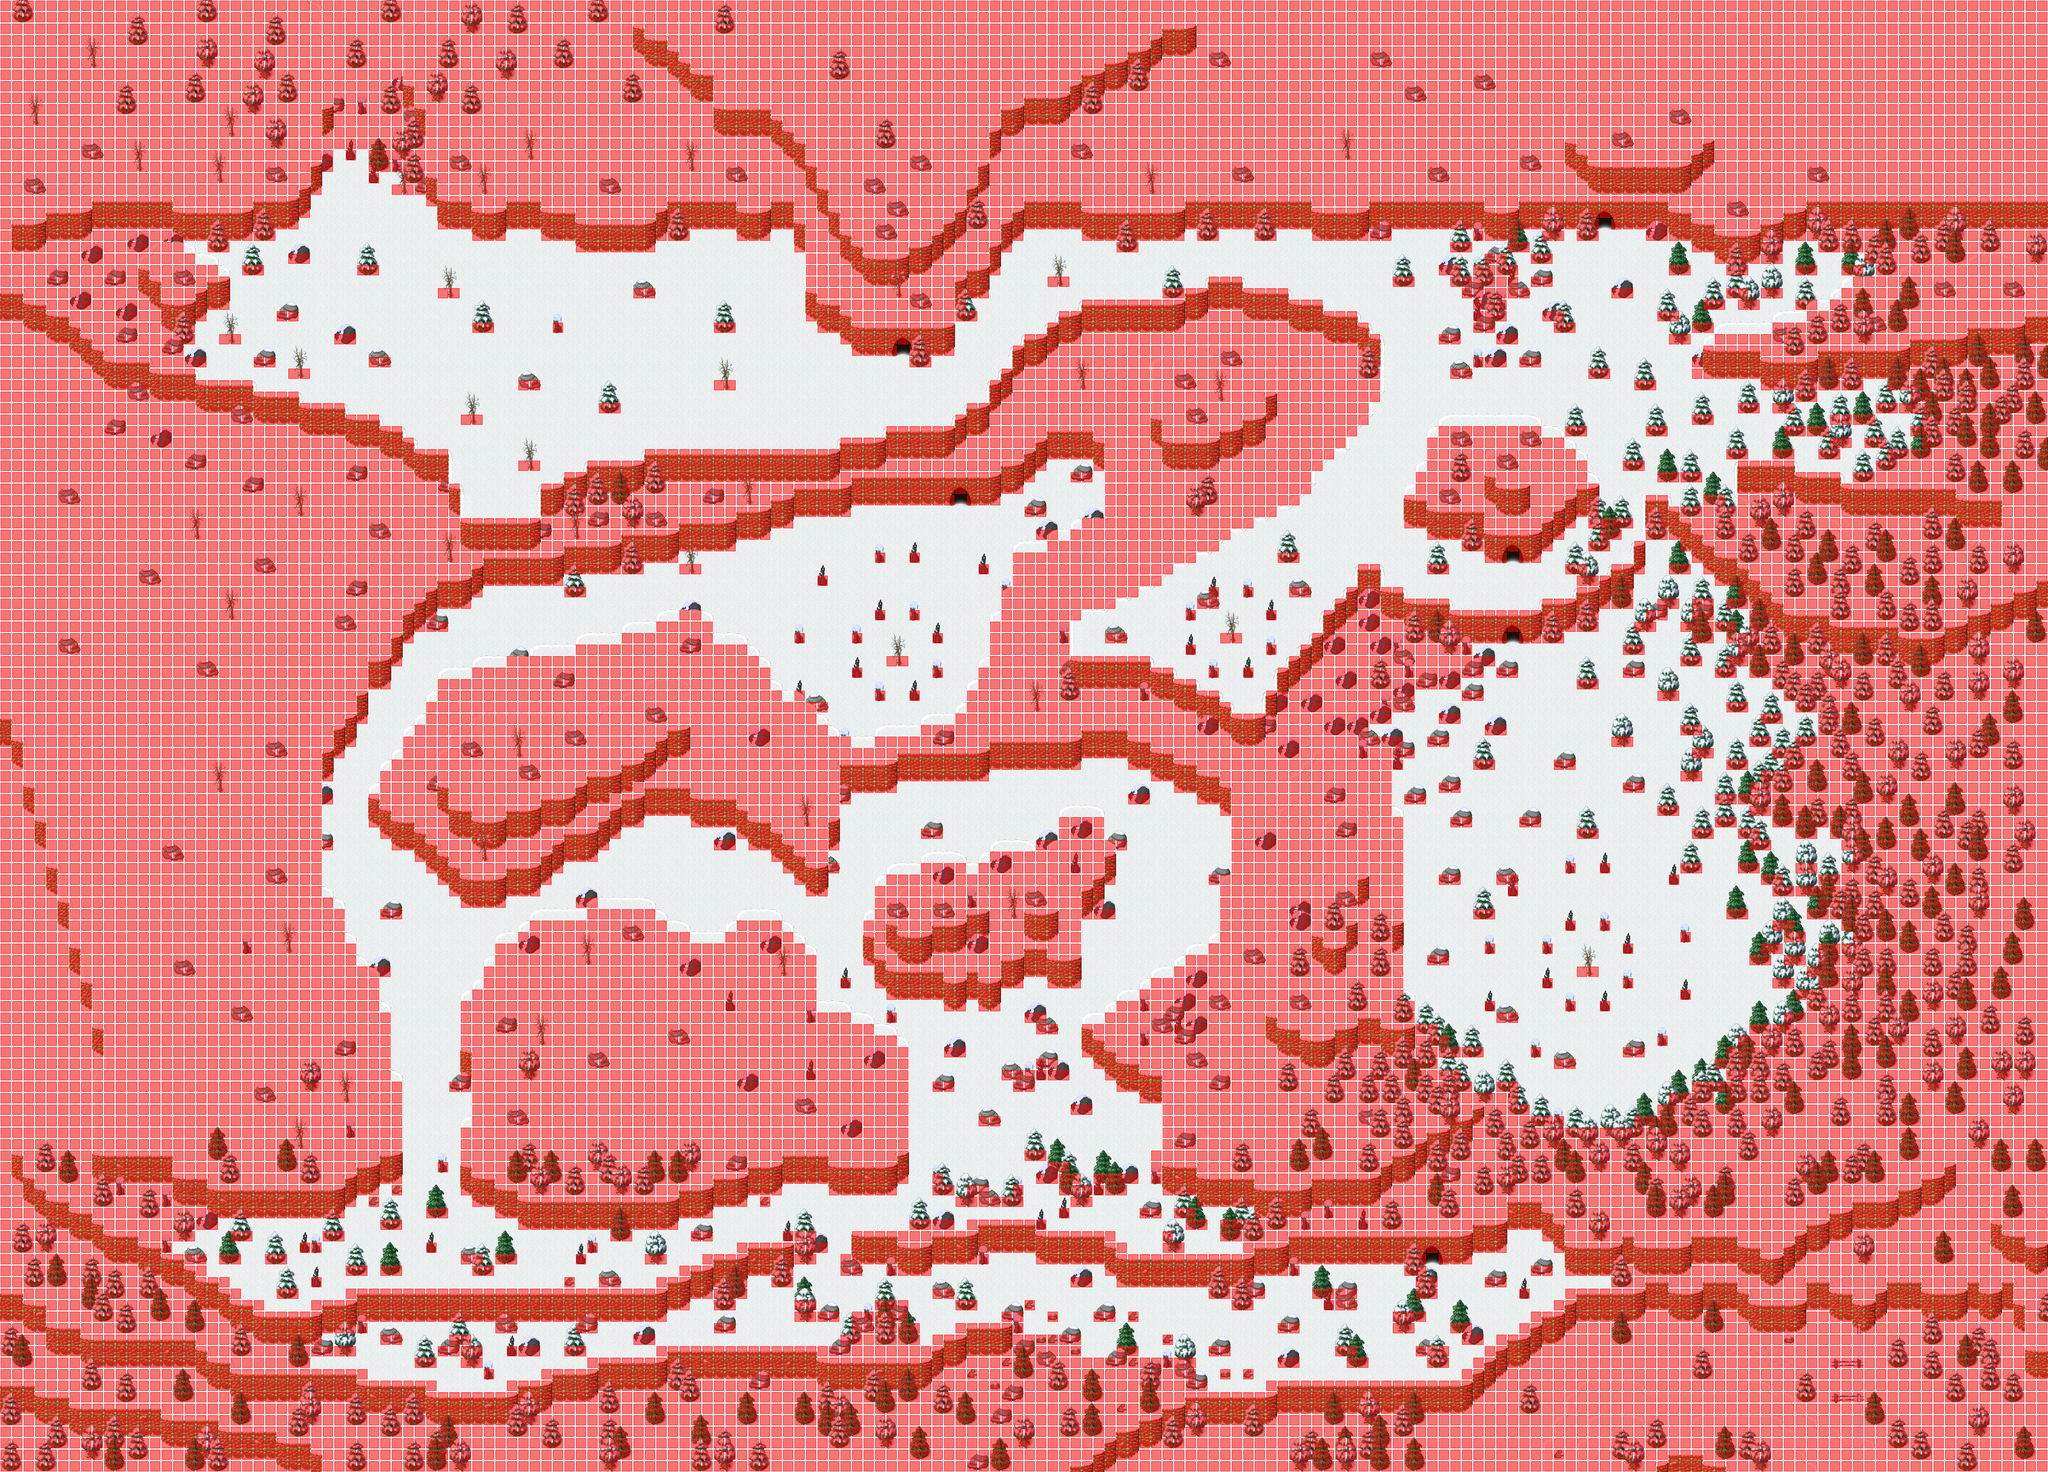

This game map was drawn from its Tiled (.tmx) file and the tilesets committed beside it. A one-line description and the trimmed map source follow:
An orthogonal 178x128 tile map with 32x32 px tiles, 6 tile layers (Ground_back, Ground, Fringe, Over, ...), 7 tilesets and 20 objects (11x spawn, 9x warp).

<map version="1.0" orientation="orthogonal" width="178" height="128" tilewidth="32" tileheight="32">
 <properties>
  <property name="music" value="Explorers-melody.ogg" />
  <property name="name" value="Rock Plateau" />
  <property name="overlay0image" value="graphics/images/ambient/snow.png" />
  <property name="overlay0parallax" value="3.3" />
  <property name="overlay0scrollX" value="6" />
  <property name="overlay0scrollY" value="2.2" />
  <property name="overlay1image" value="graphics/images/ambient/snow.png" />
  <property name="overlay1parallax" value="3.0" />
  <property name="overlay1scrollX" value="4.6" />
  <property name="overlay1scrollY" value="3.1" />
  <property name="overlay2image" value="graphics/images/ambient/snow.png" />
  <property name="overlay2parallax" value="1.2" />
  <property name="overlay2scrollX" value="5.3" />
  <property name="overlay2scrollY" value="2.3" />
  <property name="overlay3image" value="graphics/images/ambient/snow.png" />
  <property name="overlay3parallax" value="3.2" />
  <property name="overlay3scrollX" value="5.6" />
  <property name="overlay3scrollY" value="2.1" />
  <property name="overlay4image" value="graphics/images/ambient/snow.png" />
  <property name="overlay4parallax" value="3.6" />
  <property name="overlay4scrollX" value="5.2" />
  <property name="overlay4scrollY" value="3.5" />
  <property name="overlay5image" value="graphics/images/ambient/snow.png" />
  <property name="overlay5parallax" value="1.2" />
  <property name="overlay5scrollX" value="5.3" />
  <property name="overlay5scrollY" value="2.3" />
 </properties>
 <tileset firstgid="1" name="Snow" tilewidth="32" tileheight="32">
  <image source="../graphics/tiles/Snow.png" width="512" height="512" />
 </tileset>
 <tileset firstgid="257" name="Snow x2" tilewidth="32" tileheight="64">
  <image source="../graphics/tiles/Snow_x2.png" width="512" height="64" />
 </tileset>
 <tileset firstgid="273" name="Collision" tilewidth="32" tileheight="32">
  <image source="../graphics/tiles/collision.png" width="64" height="32" />
 </tileset>
 <tileset firstgid="275" name="Snow_ground" tilewidth="32" tileheight="32">
  <image source="../graphics/tiles/Snow_ground.png" width="352" height="224" />
 </tileset>
 <tileset firstgid="352" name="Snow_village2" tilewidth="32" tileheight="32">
  <image source="../graphics/tiles/Snow_village2.png" width="512" height="512" />
 </tileset>
 <tileset firstgid="608" name="Snow_tree_x3" tilewidth="64" tileheight="96">
  <image source="../graphics/tiles/Snow_tree_x3.png" width="256" height="96" />
 </tileset>
 <tileset firstgid="612" name="set_icemountain" tilewidth="32" tileheight="32">
  <image source="../graphics/tiles/set_icemountain.png" width="224" height="128" />
 </tileset>
 <layer name="Ground_back" width="178" height="128">
  <data>[22784 cells, 22784 non-empty, 4 distinct tile ids]</data>
 </layer>
 <layer name="Ground" width="178" height="128">
  <data>[22784 cells, 19218 non-empty, 32 distinct tile ids]</data>
 </layer>
 <layer name="Fringe" width="178" height="128">
  <data>[22784 cells, 1442 non-empty, 22 distinct tile ids]</data>
 </layer>
 <layer name="Over" width="178" height="128">
  <data>[22784 cells, 322 non-empty, 6 distinct tile ids]</data>
 </layer>
 <layer name="Over2" width="178" height="128">
  <data>[22784 cells, 38 non-empty, 5 distinct tile ids]</data>
 </layer>
 <layer name="Collision" width="178" height="128">
  <data>[22784 cells, 16626 non-empty, 1 distinct tile ids]</data>
 </layer>
 <objectgroup name="Objects" width="178" height="128">
  <object name="Reinboo" type="spawn" x="0" y="0">
   <properties>
    <property name="eA_death" value="30000" />
    <property name="eA_spawn" value="100000" />
    <property name="max_beings" value="40" />
    <property name="monster_id" value="92" />
   </properties>
  </object>
  <object name="Fluffy" type="spawn" x="0" y="0">
   <properties>
    <property name="eA_death" value="30000" />
    <property name="eA_spawn" value="100000" />
    <property name="max_beings" value="50" />
    <property name="monster_id" value="18" />
   </properties>
  </object>
  <object name="Squirrel" type="spawn" x="0" y="0">
   <properties>
    <property name="eA_death" value="30000" />
    <property name="eA_spawn" value="100000" />
    <property name="max_beings" value="50" />
    <property name="monster_id" value="36" />
   </properties>
  </object>
  <object name="Moggun" type="spawn" x="576" y="576" width="1696" height="672">
   <properties>
    <property name="eA_death" value="30000" />
    <property name="eA_spawn" value="100000" />
    <property name="max_beings" value="12" />
    <property name="monster_id" value="59" />
   </properties>
  </object>
  <object name="Yeti" type="spawn" x="0" y="0">
   <properties>
    <property name="eA_death" value="30000" />
    <property name="eA_spawn" value="100000" />
    <property name="max_beings" value="2" />
    <property name="monster_id" value="70" />
   </properties>
  </object>
  <object name="Wolvern" type="spawn" x="2432" y="2816" width="768" height="448">
   <properties>
    <property name="eA_death" value="30000" />
    <property name="eA_spawn" value="100000" />
    <property name="max_beings" value="5" />
    <property name="monster_id" value="88" />
   </properties>
  </object>
  <object name="WhiteBell" type="spawn" x="0" y="0">
   <properties>
    <property name="eA_death" value="30000" />
    <property name="eA_spawn" value="100000" />
    <property name="max_beings" value="9" />
    <property name="monster_id" value="93" />
   </properties>
  </object>
  <object name="ToSnowForest" type="warp" x="3008" y="3744" width="64" height="32">
   <properties>
    <property name="dest_map" value="034-1" />
    <property name="dest_x" value="3024" />
    <property name="dest_y" value="624" />
   </properties>
  </object>
  <object name="ToHighlands1" type="warp" x="928" y="416" width="32" height="32">
   <properties>
    <property name="dest_map" value="047-1" />
    <property name="dest_x" value="944" />
    <property name="dest_y" value="3600" />
   </properties>
  </object>
  <object name="ToHighlands1" type="warp" x="992" y="416" width="32" height="32">
   <properties>
    <property name="dest_map" value="047-1" />
    <property name="dest_x" value="1008" />
    <property name="dest_y" value="3600" />
   </properties>
  </object>
  <object name="ToFrostyUnderground" type="warp" x="2496" y="960" width="32" height="32">
   <properties>
    <property name="dest_map" value="046-3" />
    <property name="dest_x" value="2512" />
    <property name="dest_y" value="944" />
   </properties>
  </object>
  <object name="ToFrostyUnderground" type="warp" x="4192" y="1536" width="32" height="32">
   <properties>
    <property name="dest_map" value="046-3" />
    <property name="dest_x" value="4208" />
    <property name="dest_y" value="1520" />
   </properties>
  </object>
  <object name="ToFrostyUnderground" type="warp" x="4192" y="1760" width="32" height="32">
   <properties>
    <property name="dest_map" value="046-3" />
    <property name="dest_x" value="4208" />
    <property name="dest_y" value="1744" />
   </properties>
  </object>
  <object name="ToFrostyUnderground" type="warp" x="4448" y="608" width="32" height="32">
   <properties>
    <property name="dest_map" value="046-3" />
    <property name="dest_x" value="4464" />
    <property name="dest_y" value="592" />
   </properties>
  </object>
  <object name="ToFrostyUnderground" type="warp" x="2656" y="1376" width="32" height="32">
   <properties>
    <property name="dest_map" value="046-3" />
    <property name="dest_x" value="2672" />
    <property name="dest_y" value="1360" />
   </properties>
  </object>
  </objectgroup>
</map>
<!-- 5 of 20 objects omitted -->
